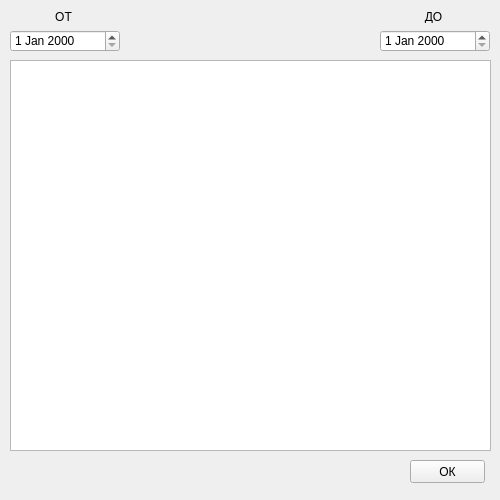
<?xml version="1.0" encoding="UTF-8"?>
<ui version="4.0">
 <class>MainWindow</class>
 <widget class="QMainWindow" name="MainWindow">
  <property name="geometry">
   <rect>
    <x>0</x>
    <y>0</y>
    <width>500</width>
    <height>500</height>
   </rect>
  </property>
  <property name="windowTitle">
   <string>MainWindow</string>
  </property>
  <widget class="QWidget" name="centralwidget">
   <widget class="QDateEdit" name="dateEdit">
    <property name="geometry">
     <rect>
      <x>10</x>
      <y>30</y>
      <width>110</width>
      <height>22</height>
     </rect>
    </property>
   </widget>
   <widget class="QDateEdit" name="dateEdit_2">
    <property name="geometry">
     <rect>
      <x>380</x>
      <y>30</y>
      <width>110</width>
      <height>22</height>
     </rect>
    </property>
   </widget>
   <widget class="QLabel" name="label">
    <property name="geometry">
     <rect>
      <x>40</x>
      <y>10</y>
      <width>47</width>
      <height>13</height>
     </rect>
    </property>
    <property name="text">
     <string>ОТ</string>
    </property>
    <property name="alignment">
     <set>Qt::AlignCenter</set>
    </property>
   </widget>
   <widget class="QLabel" name="label_2">
    <property name="geometry">
     <rect>
      <x>410</x>
      <y>10</y>
      <width>47</width>
      <height>13</height>
     </rect>
    </property>
    <property name="text">
     <string>ДО</string>
    </property>
    <property name="alignment">
     <set>Qt::AlignCenter</set>
    </property>
   </widget>
   <widget class="QPushButton" name="pushButton">
    <property name="geometry">
     <rect>
      <x>410</x>
      <y>460</y>
      <width>75</width>
      <height>23</height>
     </rect>
    </property>
    <property name="text">
     <string>ОК</string>
    </property>
   </widget>
   <widget class="QTableWidget" name="tableWidget">
    <property name="geometry">
     <rect>
      <x>10</x>
      <y>60</y>
      <width>481</width>
      <height>391</height>
     </rect>
    </property>
   </widget>
  </widget>
 </widget>
 <resources/>
 <connections/>
</ui>
